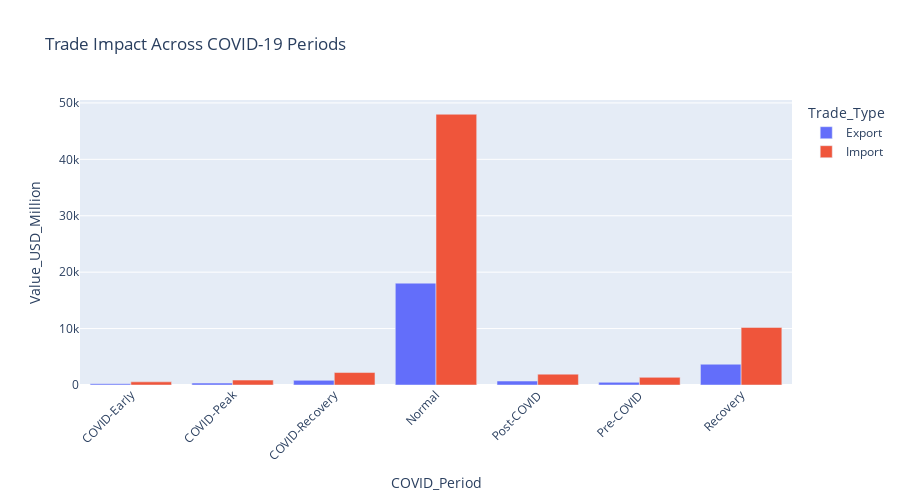

This figure's notebook cell:
### Markdown cell above
### 2. COVID IMPACT ANALYSIS

### Code cell
covid_data = df.groupby(['COVID_Period', 'Trade_Type'])['Value_USD_Million'].sum().reset_index()
fig = px.bar(
    covid_data, 
    x='COVID_Period', 
    y='Value_USD_Million',
    color='Trade_Type',
    barmode='group',
    title='Trade Impact Across COVID-19 Periods',
    height=500)
fig.update_layout(xaxis_tickangle=-45)
fig.show()

### Figure 1 — Plotly figure (JSON) as saved in the notebook; plotly's stock layout.template omitted (floating-point values rounded to 4 significant figures)
{"data": [{"alignmentgroup": "True", "hovertemplate": "Trade_Type=Export<br>COVID_Period=%{x}<br>Value_USD_Million=%{y}<extra></extra>", "legendgroup": "Export", "marker": {"color": "#636efa", "pattern": {"shape": ""}}, "name": "Export", "offsetgroup": "Export", "orientation": "v", "showlegend": true, "textposition": "auto", "type": "bar", "x": ["COVID-Early", "COVID-Peak", "COVID-Recovery", "Normal", "Post-COVID", "Pre-COVID", "Recovery"], "xaxis": "x", "y": [212.3, 341.0, 820.5, 18050.0, 700.4, 474.6, 3684.0], "yaxis": "y"}, {"alignmentgroup": "True", "hovertemplate": "Trade_Type=Import<br>COVID_Period=%{x}<br>Value_USD_Million=%{y}<extra></extra>", "legendgroup": "Import", "marker": {"color": "#EF553B", "pattern": {"shape": ""}}, "name": "Import", "offsetgroup": "Import", "orientation": "v", "showlegend": true, "textposition": "auto", "type": "bar", "x": ["COVID-Early", "COVID-Peak", "COVID-Recovery", "Normal", "Post-COVID", "Pre-COVID", "Recovery"], "xaxis": "x", "y": [558.8, 872.1, 2209.0, 47990.0, 1920.0, 1354.0, 10200.0], "yaxis": "y"}], "layout": {"barmode": "group", "height": 500, "legend": {"title": {"text": "Trade_Type"}, "tracegroupgap": 0}, "title": {"text": "Trade Impact Across COVID-19 Periods"}, "xaxis": {"anchor": "y", "domain": [0, 1], "tickangle": -45, "title": {"text": "COVID_Period"}}, "yaxis": {"anchor": "x", "domain": [0, 1], "title": {"text": "Value_USD_Million"}}}}
